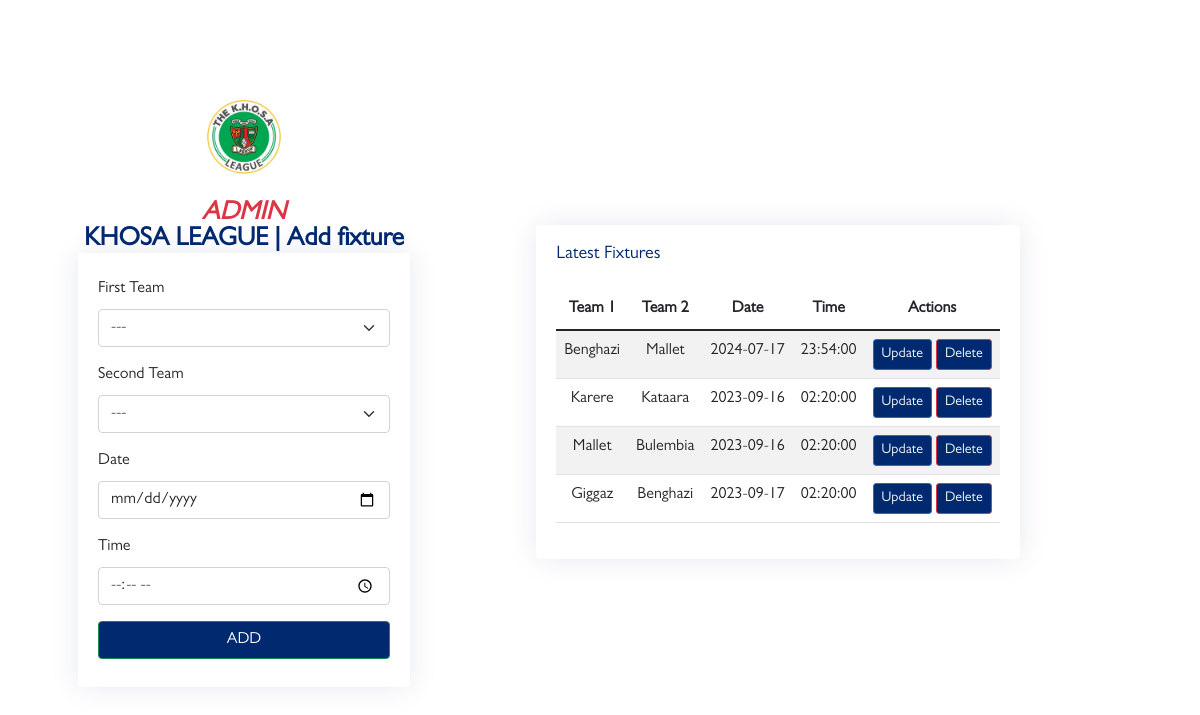
Page /admin/add-fixture.php on the earlier database version.
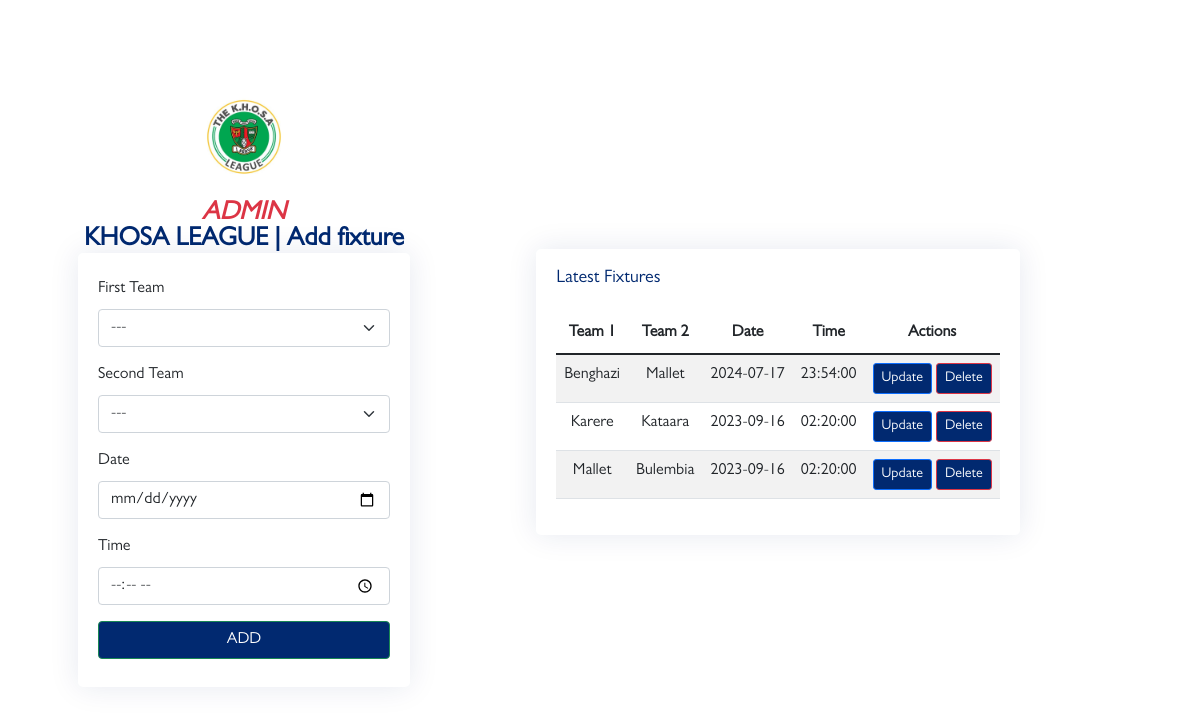
Same page on the later database version.
### tables this page shows
CREATE TABLE `fixtures` (
  `id` int(11) NOT NULL,
  `team1` varchar(50) NOT NULL,
  `team2` varchar(50) NOT NULL,
  `date` date NOT NULL,
  `time` time NOT NULL
);

### admin/add-fixture.php (the view, shortened to what the changed rows need)
<?php
include('config.php');
$fixtures = "SELECT * FROM fixtures";
$fix_run = mysqli_query($conn, $fixtures);
?>
<!DOCTYPE html>
<html lang="en">
<head>
    <link href="https://cdn.jsdelivr.net/npm/bootstrap@5.3.0-alpha1/dist/css/bootstrap.min.css" rel="stylesheet">
    <link href="../assets/vendor/bootstrap/css/bootstrap.min.css" rel="stylesheet">
    <link href="../assets/vendor/bootstrap-icons/bootstrap-icons.css" rel="stylesheet">
    <link href="../assets/vendor/boxicons/css/boxicons.min.css" rel="stylesheet">
    <link href="../assets/vendor/quill/quill.snow.css" rel="stylesheet">
    <link href="../assets/vendor/quill/quill.bubble.css" rel="stylesheet">
    <link href="../assets/vendor/remixicon/remixicon.css" rel="stylesheet">
    <link href="../assets/vendor/simple-datatables/style.css" rel="stylesheet">
    <link href="../assets/css/style.css" rel="stylesheet">
    <link rel="stylesheet" href="../assets/css/custom.css">
</head>
<body>
    <main>
        <div class="container">
            <section class="section register min-vh-100 d-flex flex-column align-items-center justify-content-center py-4">
                <div class="container">
                    <div class="row justify-content-center">
                        <div class="col-md-8 d-flex flex-column align-items-center justify-content-center">
                            <div class="card mb-3">
                                <div class="card-body">
                                    <h2 class="card-title">Latest Fixtures</h2>
                                    <table class="table table-data table-striped">
                                        <thead>
                                            <th>Team 1</th>
                                            <th>Team 2</th>
                                            <th>Date</th>
                                            <th>Time</th>
                                            <th>Actions</th>
                                        </thead>
                                        <tbody>
                                            <?php while ($fix = mysqli_fetch_assoc($fix_run)) { ?>
                                                <tr>
                                                    <td><?= $fix['team1']; ?></td>
                                                    <td><?= $fix['team2']; ?></td>
                                                    <td><?= $fix['date']; ?></td>
                                                    <td><?= $fix['time']; ?></td>
                                                    <td>
                                                        <a class="btn btn-sm btn-primary" href="action.php?update_id=<?= $fix['id']; ?>">Update</a>
                                                        <a class="btn btn-sm btn-danger" href="action.php?delete_id=<?= $fix['id']; ?>">Delete</a>
                                                    </td>
                                                </tr>
                                            <?php } ?>
                                        </tbody>
                                    </table>
                                </div>
                            </div>
                        </div>
                    </div>
                </div>
            </section>
        </div>
    </main>
</body>
</html>

Differences in the rows shown:
removed fixtures: team1 "Giggaz", team2 "Benghazi", date "2023-09-17", time "02:20:00"
